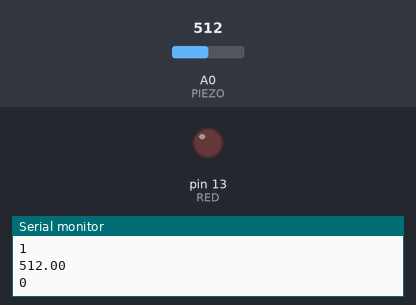
Recording of a sketch running on a simulated Arduino Uno, built with avr-gcc and run on an emulated ATmega328P. Shown: output pins drawn as LEDs (lit = HIGH), the last lines printed to the serial monitor. Inputs (shaded band) come from the test bench; at power-on: A0 (PIEZO) = 512.

Above: at 2.8 s.
2.9 s: A0 (PIEZO) set to 5
5.6 s: A0 (PIEZO) set to 2
At 6.5 s:
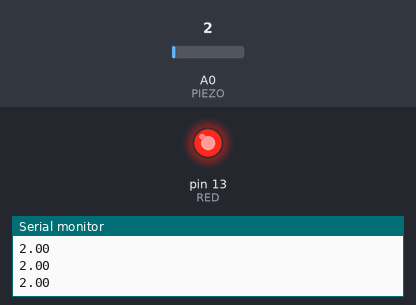
8.3 s: A0 (PIEZO) set to 122
At 8.8 s:
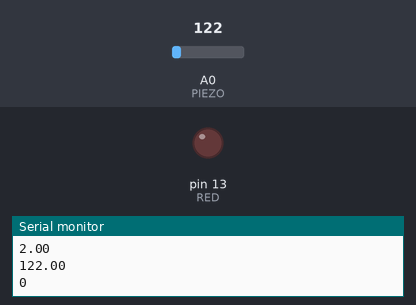
13.8 s: A0 (PIEZO) set to 0
At 14.3 s:
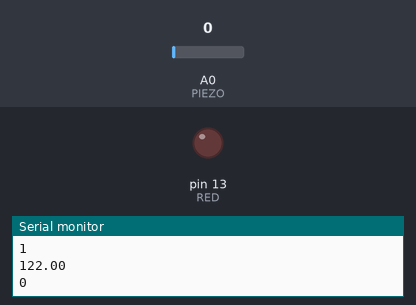
Timing chart, 0 to 16.8 s (numbered marks = the images above; inputs shaded):
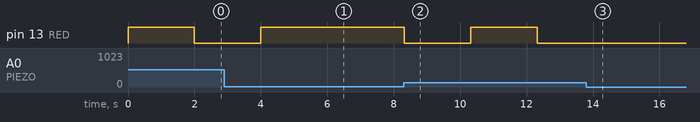

Measured:
- the behaviour switches between 4 and 3 on A0 (PIEZO) (found by bisection; images 0 and 1)
- after the input at 5.6 s, pin 13 (RED): stays HIGH (without the input it goes to LOW after 0.40 s)
- after the input at 8.3 s, pin 13 (RED): HIGH → LOW at once, → HIGH 2.0 s later, → LOW 2.0 s later
- after the input at 13.8 s, pin 13 (RED): stays LOW (without the input it goes to HIGH after 0.52 s)

The sketch:

ovenlock.ino
```cpp
const int PIEZO = A0;
const int RED = 13;
bool locked = false;

void setup() {
  pinMode(PIEZO, INPUT);
  pinMode(RED, OUTPUT);

  Serial.begin(9600);
}

void loop() {
  float value = analogRead(PIEZO);
  Serial.println(value);
  if(value > 3) {
    locked = !locked;
    Serial.println(locked);
    if(locked==true){
    digitalWrite(RED, HIGH);
  } else digitalWrite(RED, LOW);
    delay(2000);
  }
  else delay(100);

}
```
